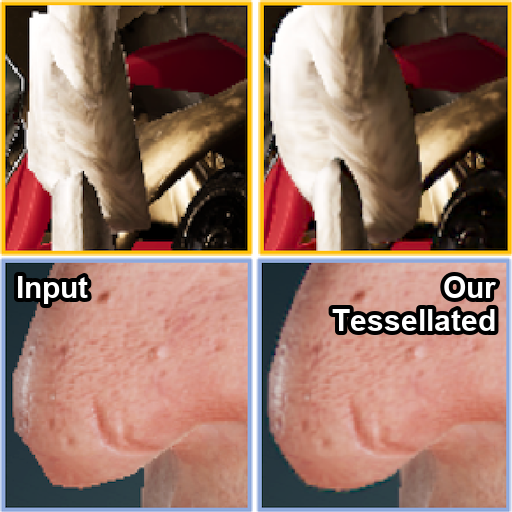
#> input picture images/publications/2026/img_nist.png, 512 x 512 px, found by its file name
$ python edit-nist-labels.py
#> lines starting #> are read from the running program, lines starting #| are printed output that depends on the picture
from pathlib import Path

from PIL import Image, ImageDraw, ImageFont


source = Path("/Users/lingqi/Downloads/img_nist.png")
destination = Path("public/images/publications/2026/img_nist.png")
font_path = "/System/Library/Fonts/Supplemental/Arial Bold.ttf"

image = Image.open(source).convert("RGB")
#> image is the input picture: PIL image 512x512 RGB; mean R, G, B 151.5, 117.8, 103.2
draw = ImageDraw.Draw(image)
font = ImageFont.truetype(font_path, 30)

label_style = {
    "font": font,
    "fill": "white",
    "stroke_width": 4,
    "stroke_fill": "black",
}

draw.text((16, 270), "Input", anchor="la", **label_style)
draw.multiline_text(
    (496, 270),
    "Our\nTessellated",
    anchor="ra",
    align="right",
    spacing=-3,
    **label_style,
)

destination.parent.mkdir(parents=True, exist_ok=True)
image.save(destination, format="PNG", optimize=True)
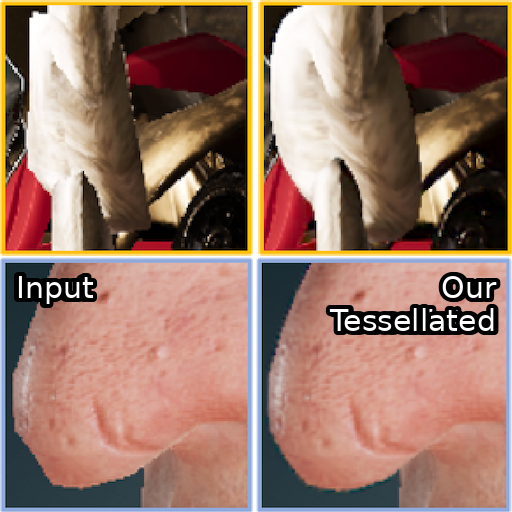
#> saved as img_nist.png: PIL image 512x512 RGB; mean R, G, B 150.6, 117, 102.5

$ run again, with images/publications/2026/img_SH_grid_prod.png copied over images/publications/2026/img_nist.png
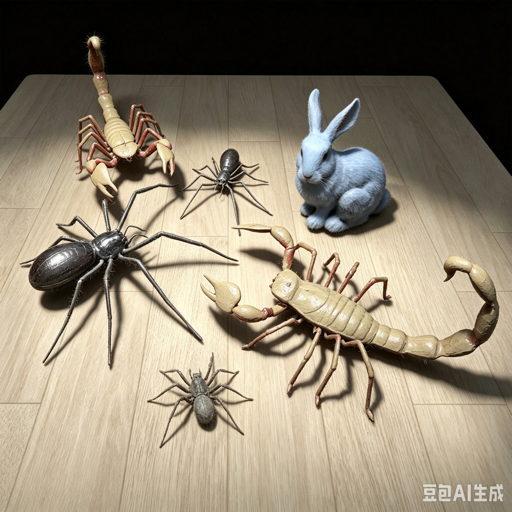
#> input picture images/publications/2026/img_SH_grid_prod.png, 512 x 512 px, found by its file name
#> image is the input picture: PIL image 512x512 RGB; mean R, G, B 143.6, 132.8, 113.6
#> `image.save(destination, format="PNG", optimize=True)`:
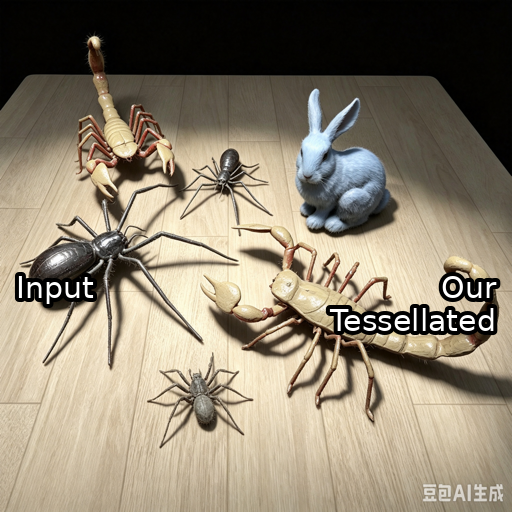
#> saved as img_nist.png: PIL image 512x512 RGB; mean R, G, B 140.9, 130.4, 112

$ run again, with images/publications/2026/img_bernoulli_gpis.png copied over images/publications/2026/img_nist.png
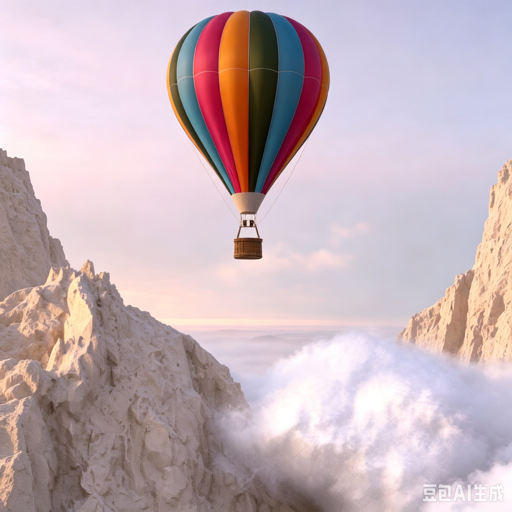
#> input picture images/publications/2026/img_bernoulli_gpis.png, 512 x 512 px, found by its file name
#> image is the input picture: PIL image 512x512 RGB; mean R, G, B 198.3, 179.3, 185.4
#> `image.save(destination, format="PNG", optimize=True)`:
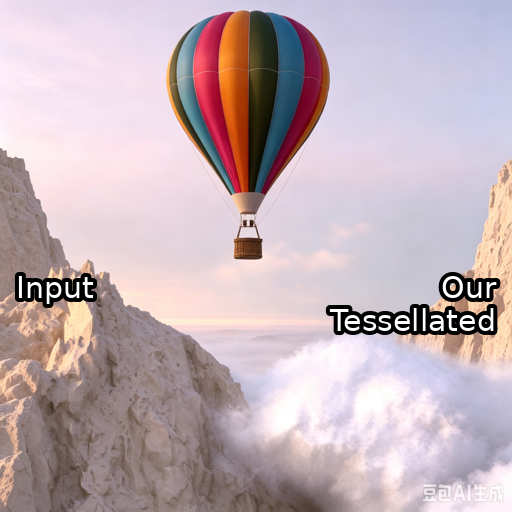
#> saved as img_nist.png: PIL image 512x512 RGB; mean R, G, B 194.4, 176.2, 182.7

$ run again, with images/publications/2026/img_cvmyarn.png copied over images/publications/2026/img_nist.png
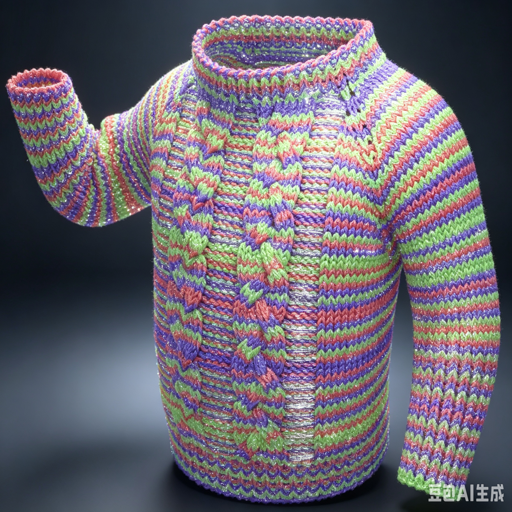
#> input picture images/publications/2026/img_cvmyarn.png, 512 x 512 px, found by its file name
#> image is the input picture: PIL image 512x512 RGB; mean R, G, B 106.6, 100.7, 111.1
#> `image.save(destination, format="PNG", optimize=True)`:
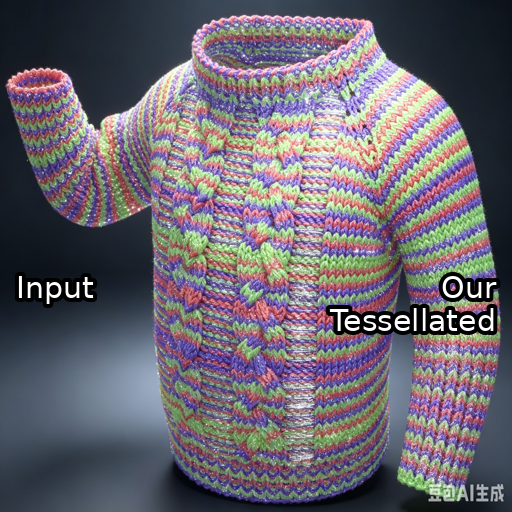
#> saved as img_nist.png: PIL image 512x512 RGB; mean R, G, B 105.7, 100.2, 110.2
